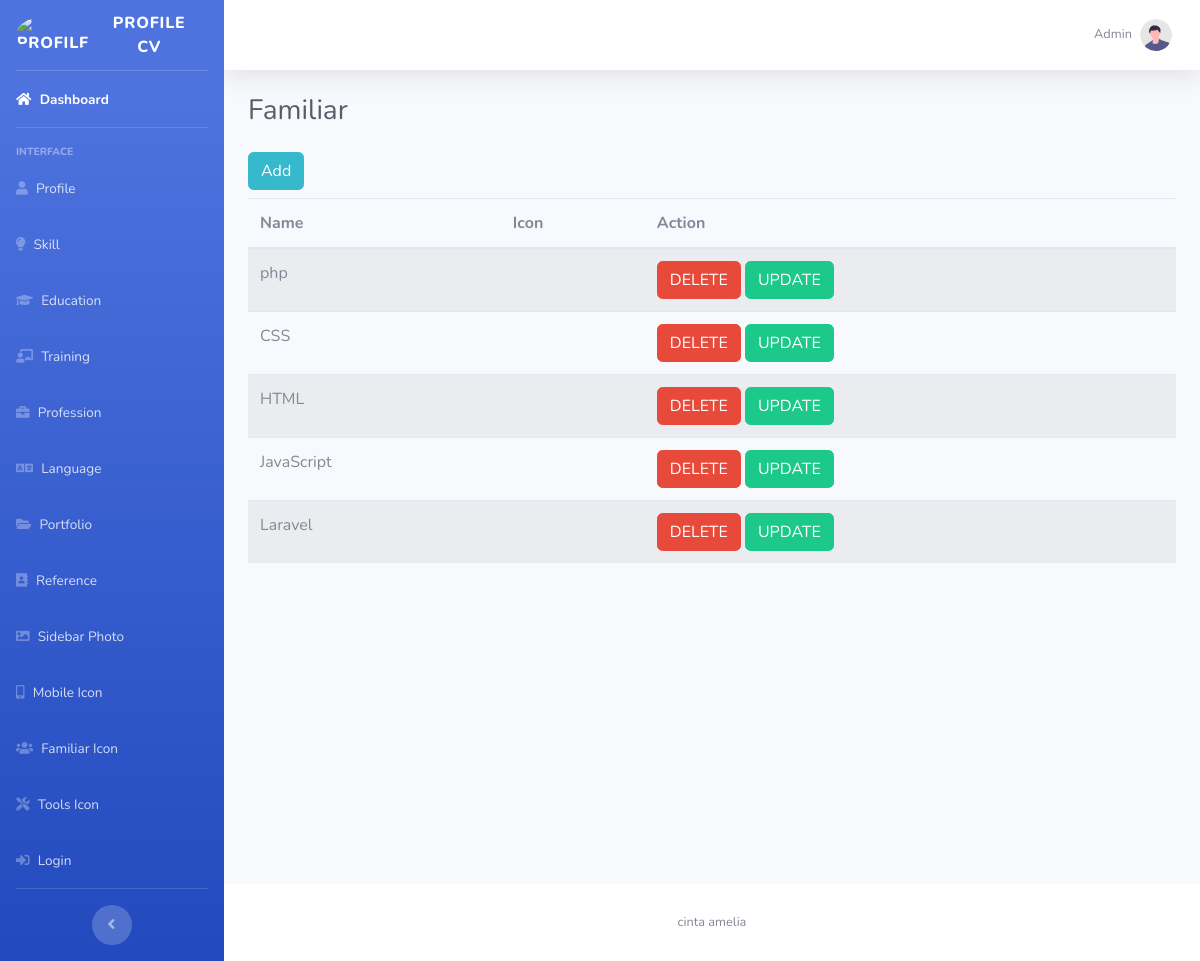
Page /sb-admin2CV/tabel_familiar.php (signed in) on the committed database.
### tables this page shows
CREATE TABLE `familiar` (
  `id_familiar` int NOT NULL,
  `nama` varchar(100) NOT NULL,
  `icon` varchar(100) NOT NULL
);

### sb-admin2CV/tabel_familiar.php (the view, shortened to what this page needs)
<?php
include "connection.php";
$select_familiar = mysqli_query(
    $koneksi,
    "SELECT * FROM familiar ORDER BY id_familiar DESC"
);
?>
<?php include "header.php" ?>
<body id="page-top">
    <div id="wrapper">
        <?php include "sidebar.php" ?>
        <div id="content-wrapper" class="d-flex flex-column">
            <div id="content">
                <?php include "topbar.php" ?>
                <div class="container-fluid">
                    <div class="d-sm-flex align-items-center justify-content-between mb-4">
                        <h1 class="h3 mb-0 text-gray-800">
                            Familiar
                        </h1>
                    </div>
                    <a href="form_familiar.php" class="btn btn-info mb-2">
                        Add
                    </a>
                    <table class="table table-striped">
                        <thead>
                            <tr>
                                <th scope="col">
                                    Name
                                </th>
                                <th scope="col">
                                    Icon
                                </th>
                                <th scope="col">
                                    Action
                                </th>
                            </tr>
                        </thead>
                        <tbody>
                            <?php while (
                                $tampil = mysqli_fetch_object(
                                    $select_familiar
                                )
                            ) : ?>
                                <tr>
                                    <td>
                                        <?php echo $tampil->nama; ?>
                                    </td>
                                   <td>
</td>
                                    <td>
                                        <a
                                            href="delete_familiar.php?id_familiar=<?php echo $tampil->id_familiar; ?>"
                                            class="btn btn-danger"
                                            onclick="return confirm('confirm to delete?')"
                                        >
                                            DELETE
                                        </a>
                                        <a
                                            href="update_form_familiar.php?id_familiar=<?php echo $tampil->id_familiar; ?>"
                                            class="btn btn-success"
                                        >
                                            UPDATE
                                        </a>
                                    </td>
                                </tr>
                            <?php endwhile; ?>
                        </tbody>
                    </table>
                </div>
            </div>
            <?php include "footer.php" ?>
        </div>
    </div>
    <?php include "bottom.php" ?>
</body>
</html>

### rows in the picture
familiar: nama "php"
familiar: nama "CSS"
familiar: nama "HTML"
familiar: nama "JavaScript"
familiar: nama "Laravel"
